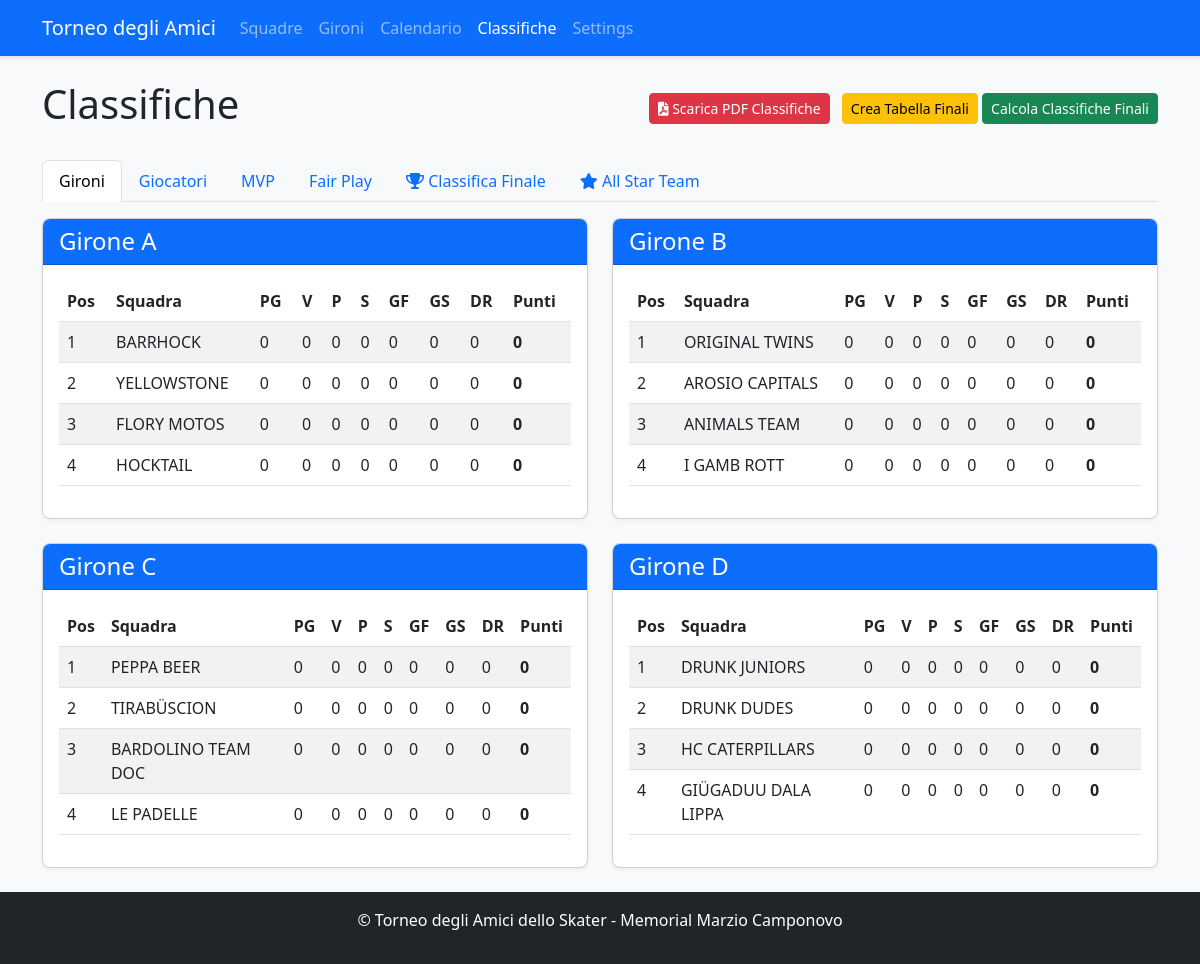
Page /standings on the earlier database version.
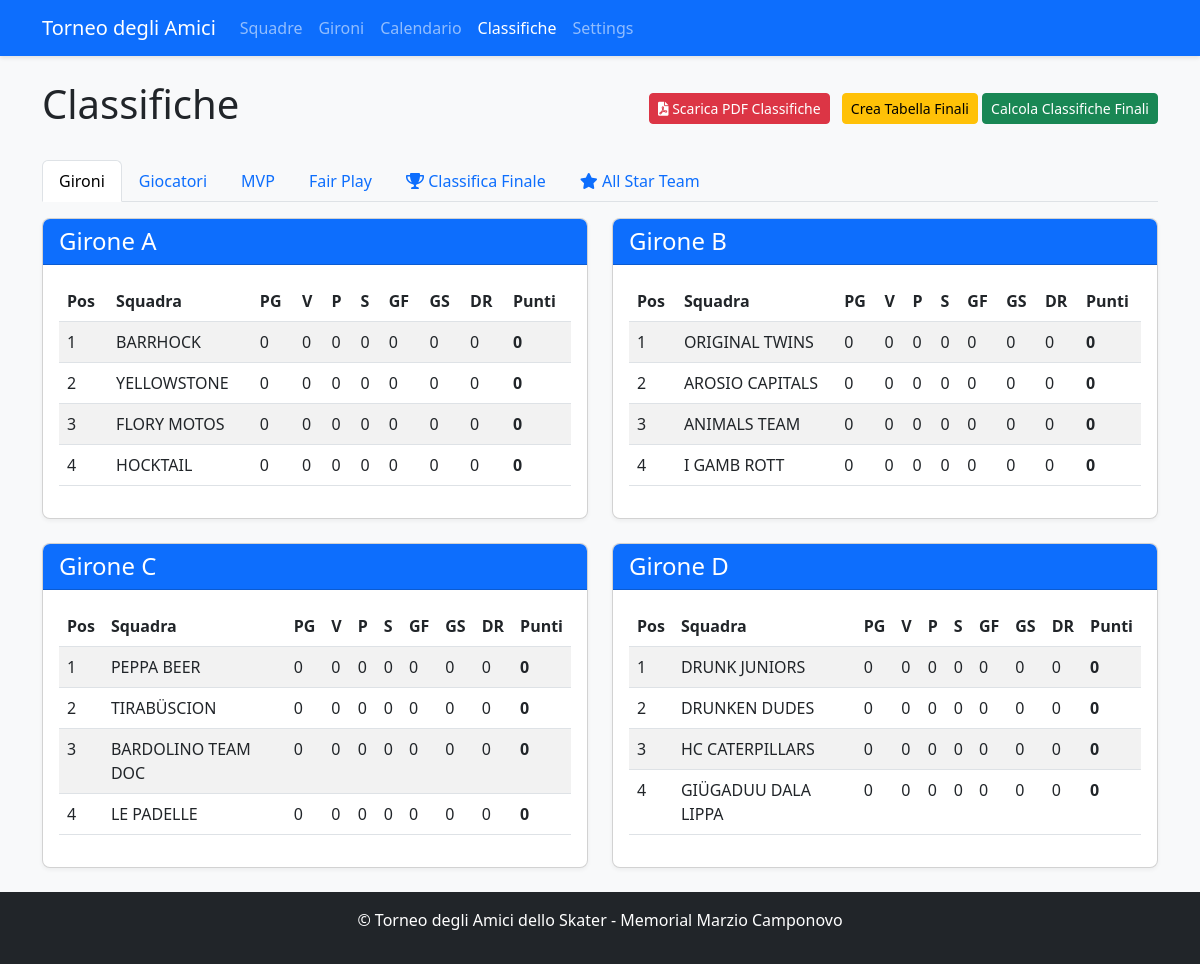
Same page on the later database version.
### app.py (models this page shows, shortened)
class Team(db.Model):
    id = db.Column(db.Integer, primary_key=True)
    name = db.Column(db.String(100), nullable=False, unique=True)
    group = db.Column(db.String(1))  # A, B, C, or D
    group_order = db.Column(db.Integer, default=0)  # NUOVO CAMPO per l'ordinamento nel girone
    players = db.relationship('Player', backref='team', lazy=True)
    matches = db.relationship(
        'Match',
        primaryjoin="or_(Team.id == Match.team1_id, Team.id == Match.team2_id)",
        lazy=True,
        overlaps="team1,team2"
    )
    wins = db.Column(db.Integer, default=0)
    losses = db.Column(db.Integer, default=0)
    draws = db.Column(db.Integer, default=0)
    goals_for = db.Column(db.Integer, default=0)
    goals_against = db.Column(db.Integer, default=0)
    points = db.Column(db.Integer, default=0)
    @property
    def goal_difference(self):
        return self.goals_for - self.goals_against
    @property
    def games_played(self):
        return self.wins + self.losses + self.draws

### app.py (the view, shortened to what this page needs)
@app.route('/standings')
def standings():
    group_standings = {}
    for group in ['A', 'B', 'C', 'D']:
        teams = Team.query.filter_by(group=group).order_by(
            Team.points.desc(),
            (Team.goals_for - Team.goals_against).desc(),
            Team.goals_for.desc(),
            Team.group_order
        ).all()
        group_standings[group] = teams
    try:
        if db.inspect(db.engine).has_table('player_match_stats'):
            from sqlalchemy import func
            top_scorers_query = db.session.query(
                Player,
                func.sum(PlayerMatchStats.goals).label('total_goals'),
                func.count(PlayerMatchStats.match_id).label('total_matches'),
                func.sum(PlayerMatchStats.assists).label('total_assists')
            ).join(PlayerMatchStats).group_by(Player.id).having(
                func.sum(PlayerMatchStats.goals) > 0
            ).order_by(
                func.sum(PlayerMatchStats.goals).desc(),        # 1° criterio: più gol
                func.count(PlayerMatchStats.match_id).asc(),    # 2° criterio: meno partite
                func.sum(PlayerMatchStats.assists).desc()       # 3° criterio: più assist
            ).limit(10)
            top_scorers = []
            for player, total_goals, total_matches, total_assists in top_scorers_query:
                player.display_goals = total_goals
                player.display_matches = total_matches
                player.display_assists_for_ranking = total_assists
                top_scorers.append(player)
            top_assists_query = db.session.query(
                Player,
                func.sum(PlayerMatchStats.assists).label('total_assists'),
                func.count(PlayerMatchStats.match_id).label('total_matches'),
                func.sum(PlayerMatchStats.goals).label('total_goals')
            ).join(PlayerMatchStats).group_by(Player.id).having(
                func.sum(PlayerMatchStats.assists) > 0
            ).order_by(
                func.sum(PlayerMatchStats.assists).desc(),      # 1° criterio: più assist
                func.count(PlayerMatchStats.match_id).asc(),    # 2° criterio: meno partite
                func.sum(PlayerMatchStats.goals).desc()         # 3° criterio: più gol
            ).limit(10)
            top_assists = []
            for player, total_assists, total_matches, total_goals in top_assists_query:
                player.display_assists = total_assists
                player.display_matches = total_matches
                player.display_goals_for_ranking = total_goals
                top_assists.append(player)
            most_penalties_query = db.session.query(
                Player,
                func.sum(PlayerMatchStats.penalties).label('total_penalties')
            ).join(PlayerMatchStats).group_by(Player.id).having(
                func.sum(PlayerMatchStats.penalties) > 0
            ).order_by(func.sum(PlayerMatchStats.penalties).desc()).limit(10)
            most_penalties = []
            for player, total_penalties in most_penalties_query:
                player.display_penalties = total_penalties
                most_penalties.append(player)
            best_player_awards = get_best_player_awards()
    except Exception as e:
        print(f"Errore nelle statistiche: {e}")
        top_scorers = []
        top_assists = []
        most_penalties = []
        best_player_awards = []
    fair_play_ranking = get_fair_play_ranking()
    has_final_rankings = False
    try:
        if db.inspect(db.engine).has_table('final_ranking'):
            has_final_rankings = FinalRanking.query.count() > 0
        else:
            print("⚠️ Tabella final_ranking non trovata")
    except Exception as e:
        print(f"❌ Errore nel controllo final_ranking: {e}")
        has_final_rankings = False
    final_rankings = FinalRanking.query.order_by(FinalRanking.final_position).all()
    selections = AllStarTeam.query.all()
    all_star_data = {
        'Tesserati': {
            'Portiere': None,
            'Difensore_1': None,
            'Difensore_2': None,
            'Attaccante_1': None,
            'Attaccante_2': None
        },
        'Non Tesserati': {
            'Portiere': None,
            'Difensore_1': None,
            'Difensore_2': None,
            'Attaccante_1': None,
            'Attaccante_2': None
        }
    }
    teams = Team.query.order_by(Team.name).all()
    return render_template('standings.html',
                          group_standings=group_standings,
                          top_scorers=top_scorers,
                          top_assists=top_assists,
                          most_penalties=most_penalties,
                          best_player_awards=best_player_awards,
                          fair_play_ranking=fair_play_ranking,
                          has_final_rankings=has_final_rankings,
                          final_rankings=final_rankings,
                          teams=teams,
                          all_star_data=all_star_data)

### app.py (called while the page is built)
def calculate_team_penalty_minutes(team):
    try:
        if db.inspect(db.engine).has_table('player_match_stats'):
            from sqlalchemy import func
            total_penalties = db.session.query(
                func.sum(PlayerMatchStats.penalties)
            ).join(Player).filter(
                Player.team_id == team.id
            ).scalar()
            penalty_minutes = (total_penalties or 0) * 2
        else:
            total_penalties = sum(player.penalties for player in team.players)
            penalty_minutes = total_penalties * 2
        return penalty_minutes
    except Exception as e:
        print(f"Errore calcolo penalità per {team.name}: {e}")
        return 0

    @staticmethod
    def get_team_final_position(team_id):
        ranking = FinalRanking.query.filter_by(team_id=team_id).first()
        return ranking.final_position if ranking else None

### templates/standings.html (shortened to what the changed rows need)
<!DOCTYPE html>
<html lang="it">
<head>
    <link rel="stylesheet" href="https://cdn.jsdelivr.net/npm/bootstrap@5.3.0/dist/css/bootstrap.min.css">
    <link rel="stylesheet" href="{{ url_for('static', filename='style.css') }}">
    <link rel="stylesheet" href="https://cdnjs.cloudflare.com/ajax/libs/font-awesome/6.0.0/css/all.min.css">
</head>
<body class="d-flex flex-column min-vh-100">
    <div class="container mt-4">
        <div class="d-flex justify-content-between align-items-center">
            <h1>Classifiche</h1>
        </div>
        <div class="tab-content mt-3" id="myTabContent">
            <div class="tab-pane fade show active" id="groups" role="tabpanel">
                <div class="row">
                    {% for group, teams in group_standings.items() %}
                        <div class="col-md-6 mb-4">
                            <div class="card">
                                <div class="card-header bg-primary text-white">
                                    <h4 class="mb-0">Girone {{ group }}</h4>
                                </div>
                                <div class="card-body">
                                    <div class="table-responsive">
                                        <table class="table table-striped">
                                            <thead>
                                                <tr>
                                                    <th>Pos</th>
                                                    <th>Squadra</th>
                                                    <th>PG</th>
                                                    <th>V</th>
                                                    <th>P</th>
                                                    <th>S</th>
                                                    <th>GF</th>
                                                    <th>GS</th>
                                                    <th>DR</th>
                                                    <th>Punti</th>
                                                </tr>
                                            </thead>
                                            <tbody>
                                                {% for team in teams %}
                                                    <tr>
                                                        <td>{{ loop.index }}</td>
                                                        <td>{{ team.name }}</td>
                                                        <td>{{ team.games_played }}</td>
                                                        <td>{{ team.wins }}</td>
                                                        <td>{{ team.draws }}</td>
                                                        <td>{{ team.losses }}</td>
                                                        <td>{{ team.goals_for }}</td>
                                                        <td>{{ team.goals_against }}</td>
                                                        <td>{{ team.goal_difference }}</td>
                                                        <td><strong>{{ team.points }}</strong></td>
                                                    </tr>
                                                {% endfor %}
                                            </tbody>
                                        </table>
                                    </div>
                                </div>
                            </div>
                        </div>
                    {% endfor %}
                </div>
            </div>
        </div>
    </div>
</body>
</html>

Differences in the rows shown:
changed Team: name "DRUNK DUDES" → "DRUNKEN DUDES"
